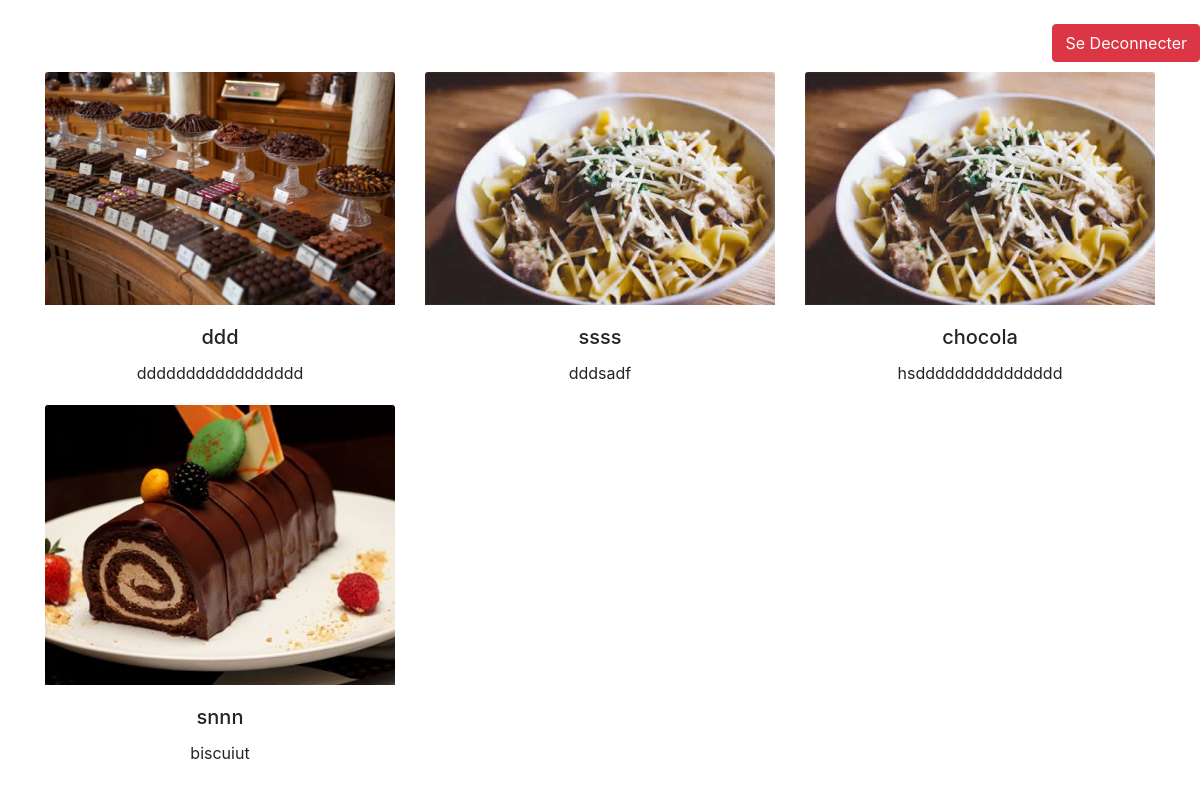
Screenshot of /index-stagiare.php?idstage=1 (signed in) with the database file from the repository.
### tables this page shows
CREATE TABLE `recette` (
  `id` int(255) NOT NULL,
  `idstage` int(255) NOT NULL,
  `description` text NOT NULL,
  `photo` varchar(255) NOT NULL,
  `nom` varchar(255) NOT NULL,
  `date` varchar(255) NOT NULL
);

### index-stagiare.php (the view, shortened to what this page needs)
<?php
   require('connexion.php');
 ?>
<!DOCTYPE html>
<html lang="en">
<head>
  <link rel="stylesheet" href="https://maxcdn.bootstrapcdn.com/bootstrap/4.1.3/css/bootstrap.min.css">
</head>
<body id="page-top" data-spy="scroll" data-target=".navbar-fixed-top">
  <br>
  <div><a href="index.php" class="btn btn-danger" style="float: right;"> Se Deconnecter</a></div>
    <br>
    <br>
    <div class="container">
    <?php
            $sql='SELECT * FROM recette where idstage='.$_GET["idstage"];
            $stmt=$bdd->prepare($sql);
            $stmt->execute();
            $recettes= $stmt->fetchAll(PDO::FETCH_OBJ);
    ?>
        <div id="features" class="text-center">
            <div class="row">
            <?php foreach ($recettes as $rec) : ?>
            <div class="col-xs-12 col-sm-4">
              <div class="features-item">
                <img class="card-img-top" src="images/<?=$rec->photo; ?>"  alt="Card image cap">
                <div class="card-body">
                  <h5 class="card-title"><?=$rec->nom ;?></h5>
                  <p class="card-text"><?=$rec->description ;?></p>
                </div>
              </div>
            </div>
            <br>
            <?php endforeach ;?>
        </div>
        </div>
    </div>
</body>
</html>

### rows the page displays
recette: photo (picture), nom "ddd", description "ddddddddddddddddd"
recette: photo (picture), nom "ssss", description "dddsadf"
recette: photo (picture), nom "chocola", description "hsddddddddddddddd"
recette: photo (picture), nom "snnn", description "biscuiut"
